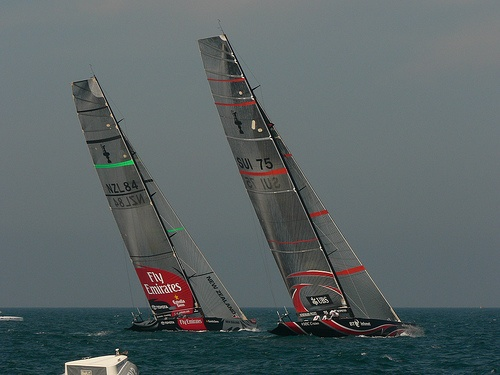
#> input picture 000631.jpg, 500 x 375 px
$ python test.py   (older library calls are emulated)
#> lines starting #> are read from the running program, lines starting #| are printed output that depends on the picture
import cv2
import numpy as np

img = cv2.imread('000631.jpg')
#> img is the input picture: shape (375, 500, 3); mean B, G, R 101.2, 99.8, 89.8
gray= cv2.cvtColor(img,cv2.COLOR_BGR2GRAY)
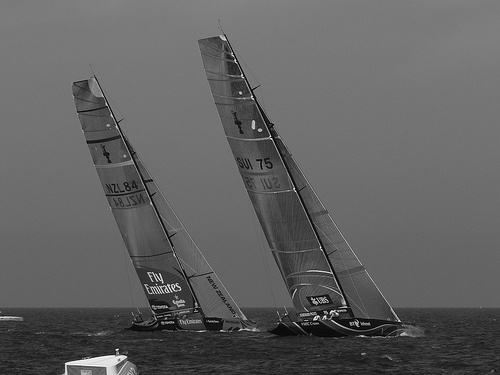
#> gray: shape (375, 500); min 0, max 255, mean 96.9

sift = cv2.SIFT()
kp, desc = sift.detectAndCompute(gray,None)
#> kp = 214 keypoints; strongest (x, y, size): (315, 319, 2.2), (240, 93, 1.9), (260, 130, 2.5), (253, 122, 2.1)

img=cv2.drawKeypoints(gray,kp,flags=cv2.DRAW_MATCHES_FLAGS_DRAW_RICH_KEYPOINTS)
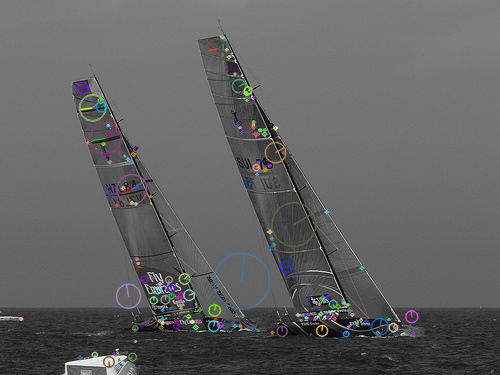
#> img: shape (375, 500, 3); mean of channels 0, 1, 2 98.3, 98.1, 98; drawn as B, G, R

cv2.imwrite('sift_keypoints.jpg',img)

$ run again, with 000562.jpg copied over 000631.jpg
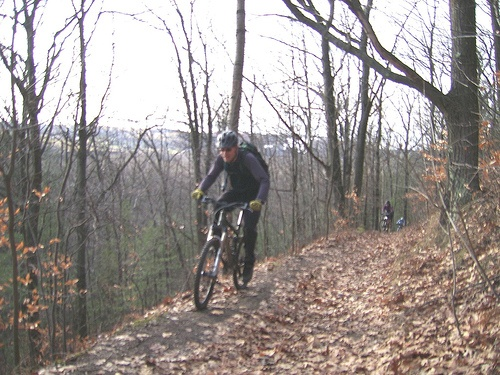
#> input picture 000562.jpg, 500 x 375 px
#> img is the input picture: shape (375, 500, 3); mean B, G, R 144.1, 147.6, 155.6
#> `gray= cv2.cvtColor(img,cv2.COLOR_BGR2GRAY)`:
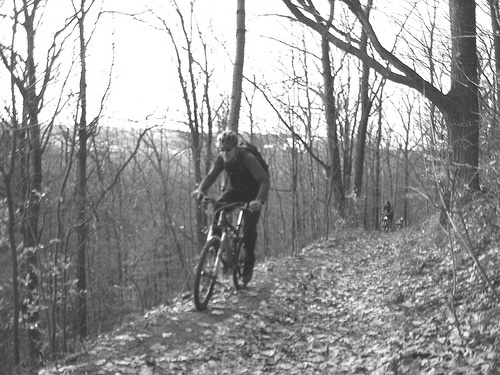
#> gray: shape (375, 500); min 18, max 255, mean 149.6
#> kp = 2680 keypoints; strongest (x, y, size): (324, 23, 2), (77, 138, 2.5), (241, 212, 2.2), (489, 126, 1.8)
#> `img=cv2.drawKeypoints(gray,kp,flags=cv2.DRAW_MATCHES_FLAGS_DRAW_RICH_K..`:
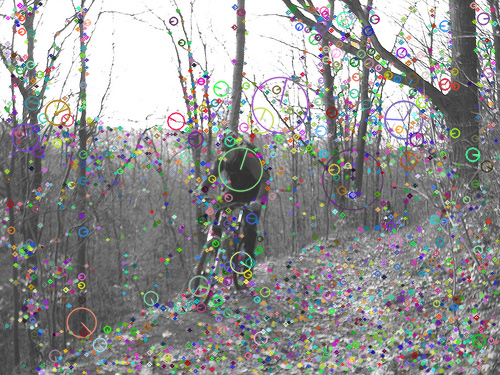
#> img: shape (375, 500, 3); mean of channels 0, 1, 2 146.9, 147.3, 147.3; drawn as B, G, R
